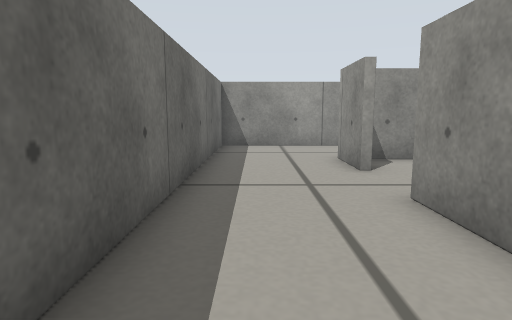
[1] (above)

24 first-person views from a walk through a world built for the Gazebo simulator. The camera is 0.26 m above the floor, tilts 8° down and sees 75° across. The floor is counted in squares, 0.2 m on a side. Each view is taken from the middle of a square. On the plan, view 1 faces up. The plan holds only what a view shows up to about 14 squares ahead; the rest is blank.

[2]
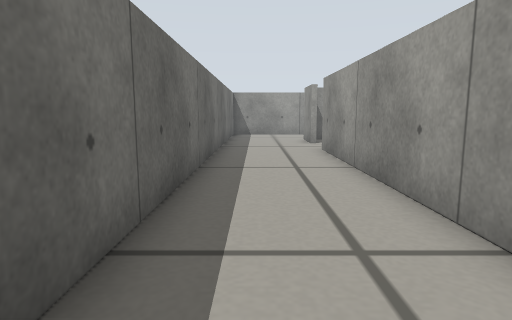

[3]
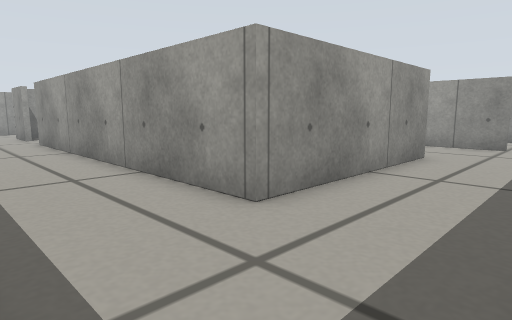

[4]
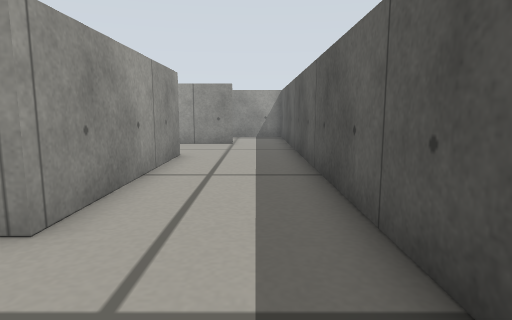

[5]
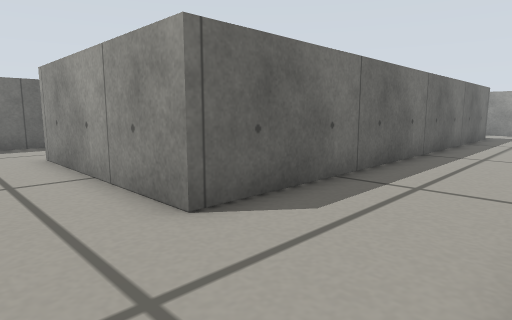

[6]
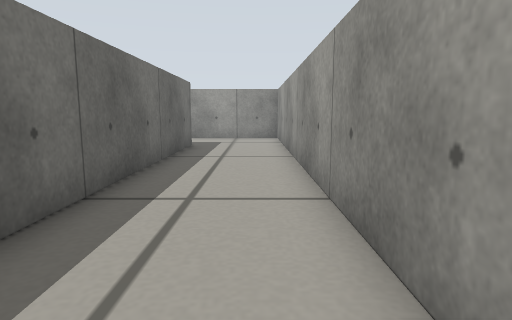

[7]
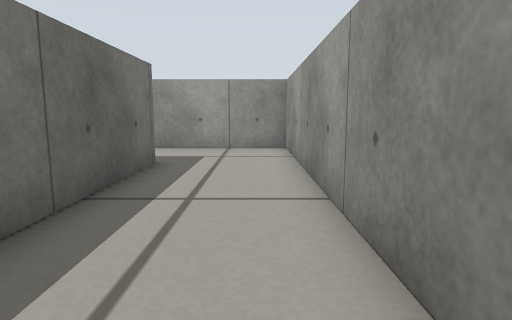

[8]
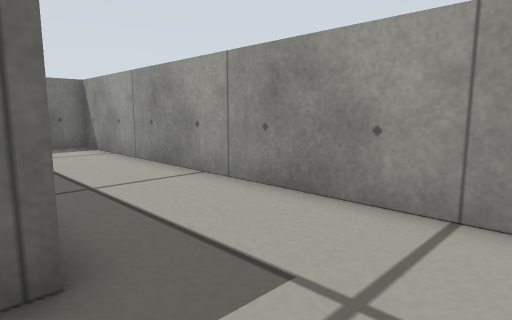

[9]
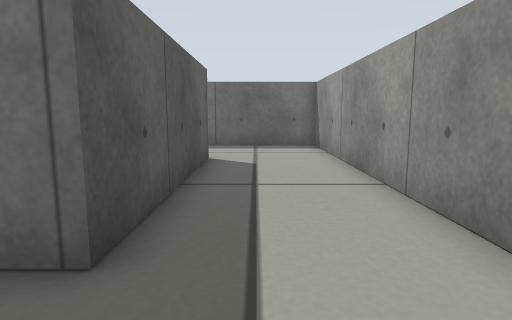

[10]
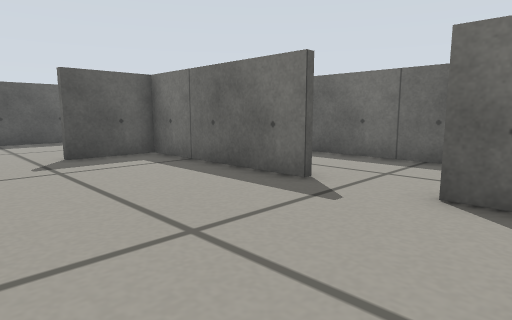

[11]
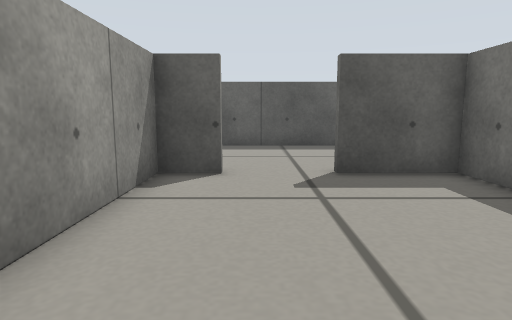

[12]
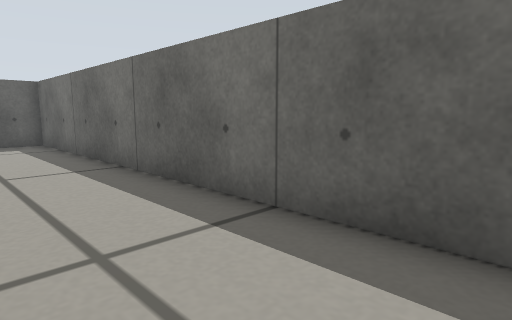

[13]
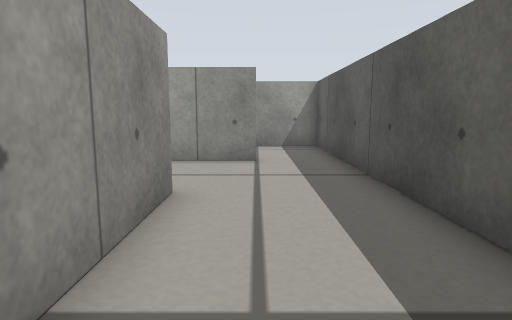

[14]
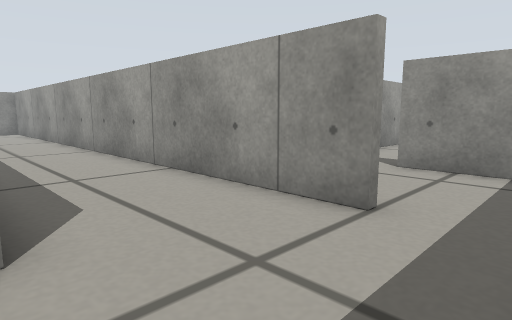

[15]
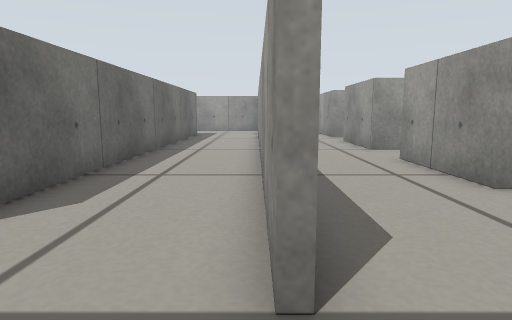

[16]
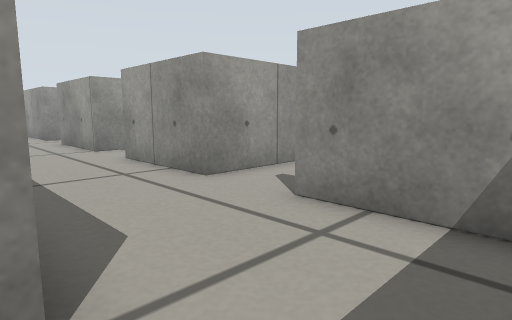

[17]
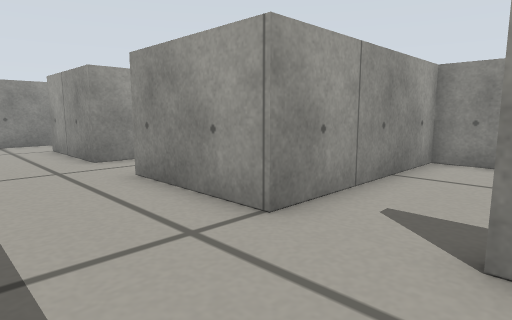

[18]
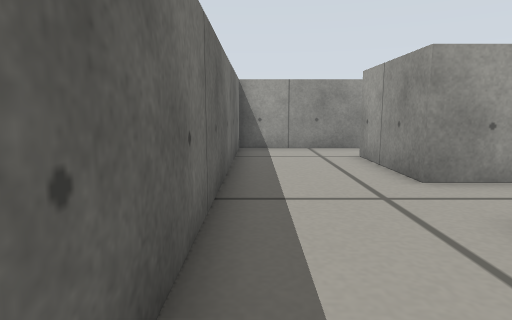

[19]
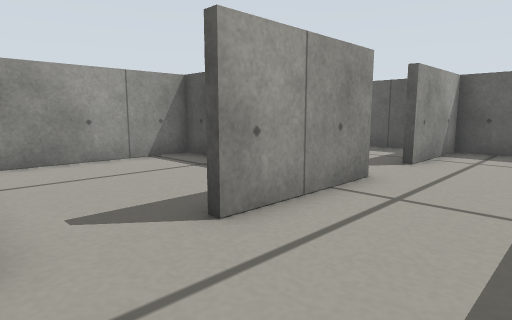

[20]
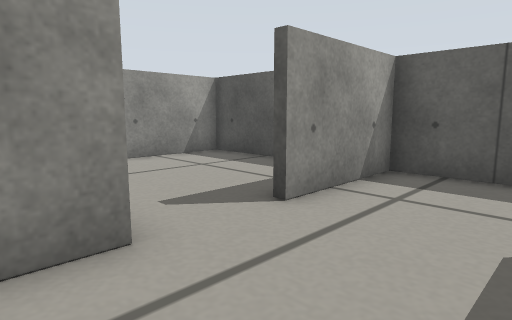

[21]
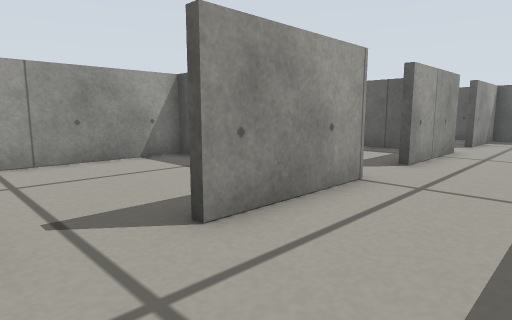

[22]
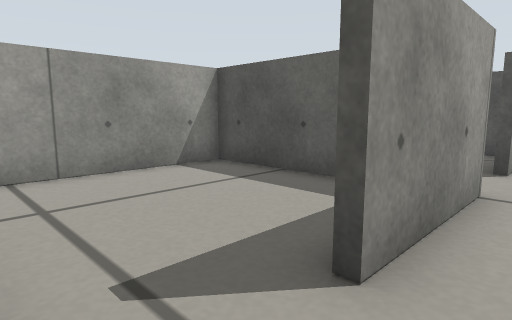

[23]
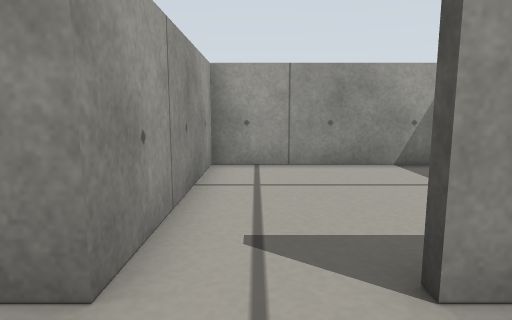

[24]
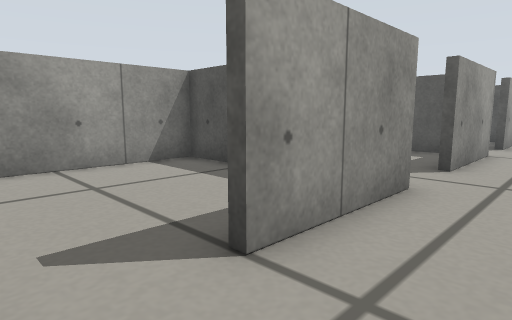

### Floor plan
Points are (right, up) in squares from view 1. A wall is a line through its corners. A room is listed if a view was taken in it or the views show most of it. See-through windows are left out.
Room 1 (views 1, 2, 3, 4, 6, 7, 8, 9, 12, 13, 14)
walls: (2.4, 7.5) (2.4, 9.6) (9.4, 9.6) (9.4, -7.6) (2.4, -7.6) (2.4, 5); (13.1, -9.1) (13.1, 13.4) (-1.4, 13.4) (-1.4, -11.4) (12.6, -11.4)
ways out: opening at (13, -10) to room 2; opening at (3, 6.5) to room 3
Room 2 (views 5, 15, 16)
walls: (12.6, -11.4) (17.1, -11.4) (17.1, -7.8)
ways out: opening at (13, -10) to room 1; opening at (15, -8) to room 4
Room 3 (views 10, 11)
walls: (2.6, 5.1) (2.6, -1.1) (5.2, -1.1); (7.6, -1.1) (9.1, -1.1) (9.1, 3.4); (2.6, 8.4) (2.6, 7.5); (4.5, 9.4) (3.2, 9.4)
ways out: opening at (3, 6.5) to room 1; opening at (6.5, -1) to room 7
Room 4 (views 17, 18, 19, 20, 21, 22, 23, 24)
walls: (17.1, 0.9) (17.1, 4.8); (17.1, 7.1) (17.1, 11); (17.1, -5.4) (17.1, -1.5); (16.5, 13.4) (13.4, 13.4) (13.4, 1.8)
ways out: opening at (15, -8) to room 2; opening at (17, 5.5) to room 5; opening at (17, -0.5) to room 6; opening at (17, -6.5); opening at (17, 12.5)
Room 5 (no view inside)
walls: (18.4, 1.1) (23.4, 1.1) (23.4, 7.1) (17.1, 7.1)
ways out: opening at (17, 5.5) to room 4
Room 6 (no view inside)
walls: (17.9, -5.1) (20.2, -5.1); (22.2, -5.1) (23.4, -5.1) (23.4, 0.9) (17.1, 0.9)
ways out: opening at (17, -0.5) to room 4
Room 7 (no view inside)
walls: (3.8, -7.4) (8.4, -7.4)
ways out: opening at (6.5, -1) to room 3

Where each view was taken, in squares from view 1:
view 1: 0 up, 0 right, facing up
view 2: 7 down, 0 right, facing up
view 3: 11 down, 1 left, facing up-right
view 4: 10 down, 1 left, facing right
view 5: 10 down, 13 right, facing up-left
view 6: 4 down, 12 right, facing up
view 7: 1 up, 12 right, facing up
view 8: 9 up, 12 right, facing up-left
view 9: 11 up, 12 right, facing left
view 10: 9 up, 8 right, facing down-left
view 11: 6 up, 7 right, facing down
view 12: 4 up, 2 right, facing down-left
view 13: 9 down, 4 right, facing right
view 14: 11 down, 9 right, facing up-right
view 15: 11 down, 13 right, facing up
view 16: 11 down, 13 right, facing up-right
view 17: 2 down, 14 right, facing up-right
view 18: 1 up, 14 right, facing up
view 19: 1 up, 14 right, facing down-right
view 20: 4 down, 14 right, facing down-right
view 21: 7 up, 14 right, facing down-right
view 22: 7 up, 16 right, facing down-right
view 23: 6 up, 15 right, facing right
view 24: 13 up, 15 right, facing down-right
